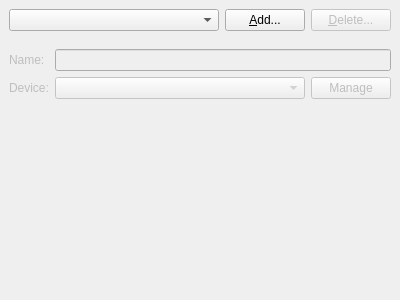
<?xml version="1.0" encoding="UTF-8"?>
<ui version="4.0">
 <class>RemoteSystemOptionsForm</class>
 <widget class="QWidget" name="RemoteSystemOptionsForm">
  <property name="geometry">
   <rect>
    <x>0</x>
    <y>0</y>
    <width>400</width>
    <height>300</height>
   </rect>
  </property>
  <property name="windowTitle">
   <string>Form</string>
  </property>
  <layout class="QVBoxLayout" name="verticalLayout_3">
   <property name="spacing">
    <number>0</number>
   </property>
   <property name="leftMargin">
    <number>0</number>
   </property>
   <property name="topMargin">
    <number>0</number>
   </property>
   <property name="rightMargin">
    <number>0</number>
   </property>
   <property name="bottomMargin">
    <number>0</number>
   </property>
   <item>
    <widget class="QWidget" name="wg_SelectorArea" native="true">
     <property name="sizePolicy">
      <sizepolicy hsizetype="Preferred" vsizetype="Fixed">
       <horstretch>0</horstretch>
       <verstretch>0</verstretch>
      </sizepolicy>
     </property>
     <layout class="QHBoxLayout" name="horizontalLayout_2">
      <item>
       <widget class="QComboBox" name="cb_Kits"/>
      </item>
      <item>
       <widget class="QPushButton" name="pb_Add">
        <property name="sizePolicy">
         <sizepolicy hsizetype="Fixed" vsizetype="Fixed">
          <horstretch>0</horstretch>
          <verstretch>0</verstretch>
         </sizepolicy>
        </property>
        <property name="text">
         <string>&amp;Add...</string>
        </property>
       </widget>
      </item>
      <item>
       <widget class="QPushButton" name="pb_Delete">
        <property name="enabled">
         <bool>false</bool>
        </property>
        <property name="sizePolicy">
         <sizepolicy hsizetype="Fixed" vsizetype="Fixed">
          <horstretch>0</horstretch>
          <verstretch>0</verstretch>
         </sizepolicy>
        </property>
        <property name="text">
         <string>&amp;Delete...</string>
        </property>
       </widget>
      </item>
     </layout>
    </widget>
   </item>
   <item>
    <widget class="QWidget" name="wg_ClientArea" native="true">
     <property name="enabled">
      <bool>false</bool>
     </property>
     <layout class="QFormLayout" name="formLayout">
      <item row="0" column="0">
       <widget class="QLabel" name="label">
        <property name="text">
         <string>Name:</string>
        </property>
       </widget>
      </item>
      <item row="0" column="1">
       <widget class="QLineEdit" name="le_Name"/>
      </item>
      <item row="1" column="0">
       <widget class="QLabel" name="label_2">
        <property name="text">
         <string>Device:</string>
        </property>
       </widget>
      </item>
      <item row="1" column="1">
       <widget class="QWidget" name="widget" native="true">
        <layout class="QHBoxLayout" name="horizontalLayout">
         <property name="leftMargin">
          <number>0</number>
         </property>
         <property name="topMargin">
          <number>0</number>
         </property>
         <property name="rightMargin">
          <number>0</number>
         </property>
         <property name="bottomMargin">
          <number>0</number>
         </property>
         <item>
          <widget class="QComboBox" name="cb_Device"/>
         </item>
         <item>
          <widget class="QPushButton" name="pb_manageDevices">
           <property name="sizePolicy">
            <sizepolicy hsizetype="Fixed" vsizetype="Fixed">
             <horstretch>0</horstretch>
             <verstretch>0</verstretch>
            </sizepolicy>
           </property>
           <property name="text">
            <string>Manage</string>
           </property>
          </widget>
         </item>
        </layout>
       </widget>
      </item>
     </layout>
    </widget>
   </item>
  </layout>
 </widget>
 <resources/>
 <connections/>
</ui>
